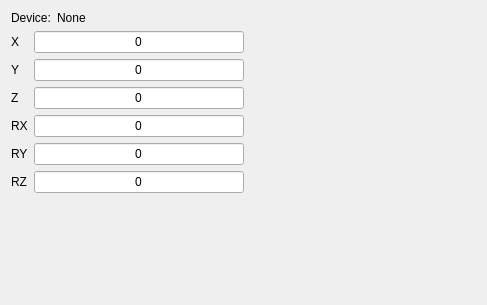
<?xml version="1.0" encoding="UTF-8"?>
<ui version="4.0">
 <class>MouseDetails</class>
 <widget class="QWidget" name="MouseDetails">
  <property name="geometry">
   <rect>
    <x>0</x>
    <y>0</y>
    <width>487</width>
    <height>305</height>
   </rect>
  </property>
  <property name="windowTitle">
   <string>3D Mouse Tester</string>
  </property>
  <layout class="QVBoxLayout" name="verticalLayout">
   <item>
    <layout class="QHBoxLayout" name="horizontalLayout">
     <item>
      <widget class="QLabel" name="label">
       <property name="text">
        <string>Device:</string>
       </property>
      </widget>
     </item>
     <item>
      <widget class="QLabel" name="deviceName">
       <property name="sizePolicy">
        <sizepolicy hsizetype="MinimumExpanding" vsizetype="Preferred">
         <horstretch>0</horstretch>
         <verstretch>0</verstretch>
        </sizepolicy>
       </property>
       <property name="text">
        <string>None</string>
       </property>
      </widget>
     </item>
    </layout>
   </item>
   <item>
    <layout class="QHBoxLayout" name="horizontalLayout_2">
     <item>
      <layout class="QFormLayout" name="formLayout">
       <item row="0" column="0">
        <widget class="QLabel" name="label_2">
         <property name="text">
          <string>X</string>
         </property>
        </widget>
       </item>
       <item row="0" column="1">
        <widget class="QLineEdit" name="translateX">
         <property name="text">
          <string>0</string>
         </property>
         <property name="alignment">
          <set>Qt::AlignCenter</set>
         </property>
         <property name="readOnly">
          <bool>true</bool>
         </property>
        </widget>
       </item>
       <item row="1" column="0">
        <widget class="QLabel" name="label_3">
         <property name="text">
          <string>Y</string>
         </property>
        </widget>
       </item>
       <item row="1" column="1">
        <widget class="QLineEdit" name="translateY">
         <property name="text">
          <string>0</string>
         </property>
         <property name="alignment">
          <set>Qt::AlignCenter</set>
         </property>
         <property name="readOnly">
          <bool>true</bool>
         </property>
        </widget>
       </item>
       <item row="2" column="0">
        <widget class="QLabel" name="label_4">
         <property name="text">
          <string>Z</string>
         </property>
        </widget>
       </item>
       <item row="2" column="1">
        <widget class="QLineEdit" name="translateZ">
         <property name="text">
          <string>0</string>
         </property>
         <property name="alignment">
          <set>Qt::AlignCenter</set>
         </property>
         <property name="readOnly">
          <bool>true</bool>
         </property>
        </widget>
       </item>
       <item row="3" column="0">
        <widget class="QLabel" name="label_5">
         <property name="text">
          <string>RX</string>
         </property>
        </widget>
       </item>
       <item row="3" column="1">
        <widget class="QLineEdit" name="rotateX">
         <property name="text">
          <string>0</string>
         </property>
         <property name="alignment">
          <set>Qt::AlignCenter</set>
         </property>
         <property name="readOnly">
          <bool>true</bool>
         </property>
        </widget>
       </item>
       <item row="4" column="0">
        <widget class="QLabel" name="label_6">
         <property name="text">
          <string>RY</string>
         </property>
        </widget>
       </item>
       <item row="4" column="1">
        <widget class="QLineEdit" name="rotateY">
         <property name="text">
          <string>0</string>
         </property>
         <property name="alignment">
          <set>Qt::AlignCenter</set>
         </property>
         <property name="readOnly">
          <bool>true</bool>
         </property>
        </widget>
       </item>
       <item row="5" column="0">
        <widget class="QLabel" name="label_7">
         <property name="text">
          <string>RZ</string>
         </property>
        </widget>
       </item>
       <item row="5" column="1">
        <widget class="QLineEdit" name="rotateZ">
         <property name="text">
          <string>0</string>
         </property>
         <property name="alignment">
          <set>Qt::AlignCenter</set>
         </property>
         <property name="readOnly">
          <bool>true</bool>
         </property>
        </widget>
       </item>
      </layout>
     </item>
     <item>
      <spacer name="horizontalSpacer">
       <property name="orientation">
        <enum>Qt::Horizontal</enum>
       </property>
       <property name="sizeHint" stdset="0">
        <size>
         <width>40</width>
         <height>20</height>
        </size>
       </property>
      </spacer>
     </item>
    </layout>
   </item>
   <item>
    <widget class="QLabel" name="key">
     <property name="text">
      <string/>
     </property>
    </widget>
   </item>
   <item>
    <spacer name="verticalSpacer">
     <property name="orientation">
      <enum>Qt::Vertical</enum>
     </property>
     <property name="sizeHint" stdset="0">
      <size>
       <width>20</width>
       <height>95</height>
      </size>
     </property>
    </spacer>
   </item>
  </layout>
 </widget>
 <resources/>
 <connections/>
</ui>
